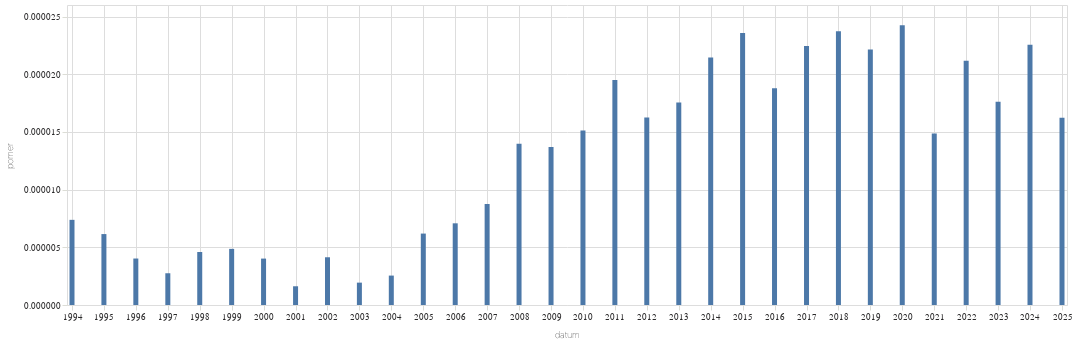

Notebook source saved alongside this figure:
### Code cell
graf(vyvoj_poznamky("(?i)pobavení",""))

### Figure 1 — Vega-Lite specification as saved in the notebook (floating-point values rounded to 4 significant figures)
{"config": {"title": {"font": "Noticia Text", "fontSize": 11.5, "anchor": "start", "lineHeight": 19, "fontWeight": "bolder", "subtitleFont": "Noticia Text", "subtitleFontSize": 10, "subtitleLineHeight": 15, "subtitlePadding": 10, "dy": -10, "color": "#292829", "subtitleColor": "#292829"}, "axis": {"labelFont": "Asap", "titleFont": "Asap", "fontWeight": "lighter", "titleFontWeight": "lighter", "labelFontSize": 9, "titleFontSize": 9, "labelPadding": 2, "titlePadding": 9, "domainOpacity": 0, "tickColor": "#DCDDD6", "labelColor": "#292829"}, "legend": {"labelFont": "Asap", "labelFontWeight": "normal", "titleFont": "Asap", "titleFontWeight": "normal", "labelFontSize": 9, "titleFontSize": 9, "labelColor": "#292829"}}, "data": {"name": "data-d0ac8ab8c50e9e1b63d4db3aae07e50d"}, "mark": {"type": "bar"}, "encoding": {"x": {"field": "datum", "type": "temporal"}, "y": {"field": "pomer", "type": "quantitative"}}, "width": 1000, "$schema": "https://vega.github.io/schema/vega-lite/v5.8.0.json", "datasets": {"data-d0ac8ab8c50e9e1b63d4db3aae07e50d": [{"datum": "1994-01-01T00:00:00", "text": 7, "pocet_slov": 948442, "pomer": 7.381e-06, "co": ""}, {"datum": "1995-01-01T00:00:00", "text": 7, "pocet_slov": 1138706, "pomer": 6.147e-06, "co": ""}, {"datum": "1996-01-01T00:00:00", "text": 5, "pocet_slov": 1241412, "pomer": 4.028e-06, "co": ""}, {"datum": "1997-01-01T00:00:00", "text": 6, "pocet_slov": 2180302, "pomer": 2.752e-06, "co": ""}, {"datum": "1998-01-01T00:00:00", "text": 7, "pocet_slov": 1523146, "pomer": 4.596e-06, "co": ""}, {"datum": "1999-01-01T00:00:00", "text": 12, "pocet_slov": 2466687, "pomer": 4.865e-06, "co": ""}, {"datum": "2000-01-01T00:00:00", "text": 10, "pocet_slov": 2486033, "pomer": 4.022e-06, "co": ""}, {"datum": "2001-01-01T00:00:00", "text": 4, "pocet_slov": 2464089, "pomer": 1.623e-06, "co": ""}, {"datum": "2002-01-01T00:00:00", "text": 8, "pocet_slov": 1933522, "pomer": 4.138e-06, "co": ""}, {"datum": "2003-01-01T00:00:00", "text": 5, "pocet_slov": 2579919, "pomer": 1.938e-06, "co": ""}, {"datum": "2004-01-01T00:00:00", "text": 6, "pocet_slov": 2353526, "pomer": 2.549e-06, "co": ""}, {"datum": "2005-01-01T00:00:00", "text": 16, "pocet_slov": 2584657, "pomer": 6.19e-06, "co": ""}, {"datum": "2006-01-01T00:00:00", "text": 11, "pocet_slov": 1553743, "pomer": 7.08e-06, "co": ""}, {"datum": "2007-01-01T00:00:00", "text": 16, "pocet_slov": 1827981, "pomer": 8.753e-06, "co": ""}, {"datum": "2008-01-01T00:00:00", "text": 25, "pocet_slov": 1787996, "pomer": 1.398e-05, "co": ""}, {"datum": "2009-01-01T00:00:00", "text": 29, "pocet_slov": 2117438, "pomer": 1.37e-05, "co": ""}, {"datum": "2010-01-01T00:00:00", "text": 26, "pocet_slov": 1719280, "pomer": 1.512e-05, "co": ""}, {"datum": "2011-01-01T00:00:00", "text": 49, "pocet_slov": 2513768, "pomer": 1.949e-05, "co": ""}, {"datum": "2012-01-01T00:00:00", "text": 35, "pocet_slov": 2154889, "pomer": 1.624e-05, "co": ""}, {"datum": "2013-01-01T00:00:00", "text": 22, "pocet_slov": 1254044, "pomer": 1.754e-05, "co": ""}, {"datum": "2014-01-01T00:00:00", "text": 60, "pocet_slov": 2798380, "pomer": 2.144e-05, "co": ""}, {"datum": "2015-01-01T00:00:00", "text": 68, "pocet_slov": 2883872, "pomer": 2.358e-05, "co": ""}, {"datum": "2016-01-01T00:00:00", "text": 58, "pocet_slov": 3089201, "pomer": 1.878e-05, "co": ""}, {"datum": "2017-01-01T00:00:00", "text": 56, "pocet_slov": 2494601, "pomer": 2.245e-05, "co": ""}, {"datum": "2018-01-01T00:00:00", "text": 70, "pocet_slov": 2950787, "pomer": 2.372e-05, "co": ""}, {"datum": "2019-01-01T00:00:00", "text": 75, "pocet_slov": 3386383, "pomer": 2.215e-05, "co": ""}, {"datum": "2020-01-01T00:00:00", "text": 88, "pocet_slov": 3628531, "pomer": 2.425e-05, "co": ""}, {"datum": "2021-01-01T00:00:00", "text": 45, "pocet_slov": 3029217, "pomer": 1.486e-05, "co": ""}, {"datum": "2022-01-01T00:00:00", "text": 88, "pocet_slov": 4157177, "pomer": 2.117e-05, "co": ""}, {"datum": "2023-01-01T00:00:00", "text": 80, "pocet_slov": 4543956, "pomer": 1.761e-05, "co": ""}, {"datum": "2024-01-01T00:00:00", "text": 101, "pocet_slov": 4476719, "pomer": 2.256e-05, "co": ""}, {"datum": "2025-01-01T00:00:00", "text": 38, "pocet_slov": 2343062, "pomer": 1.622e-05, "co": ""}]}}
